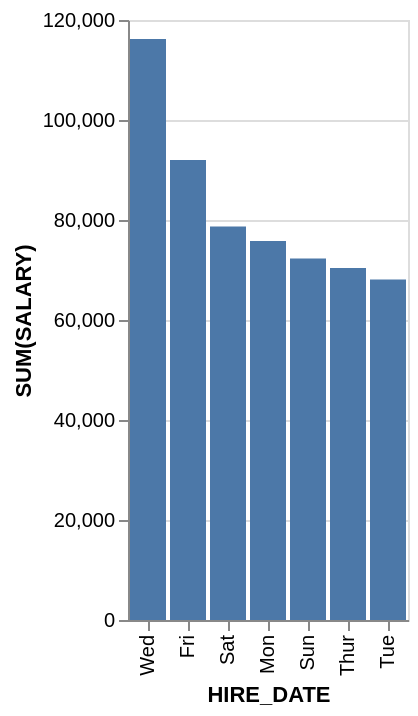

Write a Vega-Lite specification for this figure.
### Vega-Lite specification from a JSON file in a GitHub repository (floating-point values rounded to 4 significant figures)
{"data": {"values": [{"x_data": "Wed", "y_data": 116200}, {"x_data": "Fri", "y_data": 92000}, {"x_data": "Sat", "y_data": 78700}, {"x_data": "Mon", "y_data": 75800}, {"x_data": "Sun", "y_data": 72300}, {"x_data": "Thur", "y_data": 70400}, {"x_data": "Tue", "y_data": 68100}]}, "mark": "bar", "encoding": {"x": {"field": "x_data", "type": "nominal", "title": "HIRE_DATE", "sort": {"op": "sum", "field": "y_data", "order": "descending"}}, "y": {"field": "y_data", "type": "quantitative", "title": "SUM(SALARY)"}}}
